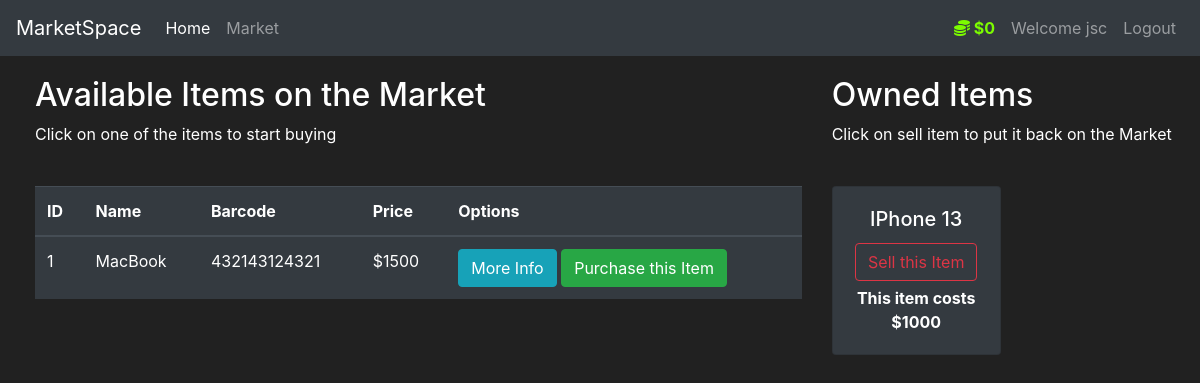
The page /market (signed in) on the database as committed earlier.
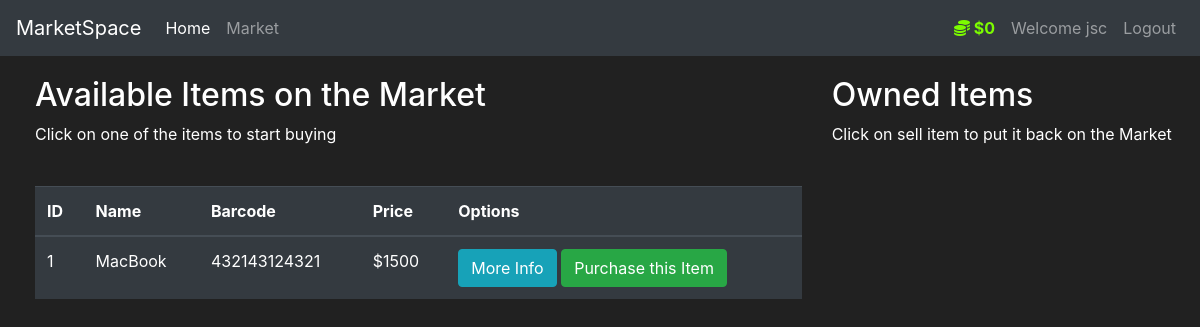
The same page on the database as committed later.
### market/models.py (models this page shows, shortened)
class Item(db.Model):
    id = db.Column(db.Integer(), primary_key=True)
    name = db.Column(db.String(length=30), nullable=False, unique=True)
    price = db.Column(db.Integer(), nullable=False)
    barcode = db.Column(db.String(length=12), nullable=False, unique=True)
    description = db.Column(db.String(length=1024), nullable=False, unique=True)
    owner = db.Column(db.Integer(), db.ForeignKey('user.id'))

### market/routes.py (the view, shortened to what this page needs)
@app.route('/market', methods=['GET','POST'])
@login_required
def market_page():
    purchase_form = PurchaseItemForm()
    selling_form = SellItemForm()
    if request.method == 'GET':
        items = Item.query.filter_by(owner=None)
        owned_items = Item.query.filter_by(owner=current_user.id)
        return render_template('market.html', items=items, purchase_form=purchase_form, owned_items=owned_items, selling_form=selling_form)

### market/models.py (called while the page is built)
@login_manager.user_loader
def load_user(user_id):
    return User.query.get(int(user_id))

    @property
    def prettier_budget(self):
        if len(str(self.budget)) >= 4:
            return f'${str(self.budget)[:-3]},{str(self.budget)[-3:]}'
        else:
            return f'${self.budget}'

### market/templates/market.html (shortened to what this page needs)
{% extends 'base.html'%}
{% block content%}
    <div class="row" style="margin-top:20px; margin-left:20px">
        <div class="col-8">
            <h2>Available Items on the Market</h2>
            <p>Click on one of the items to start buying</p>
            <br>
            <table class="table table-hover table-dark">
                <thead>
                    <tr>
                        <th scope="col">ID</th>
                        <th scope="col">Name</th>
                        <th scope="col">Barcode</th>
                        <th scope="col">Price</th>
                        <th scope="col">Options</th>
                    </tr>
                </thead>
                <tbody>
                    {% for item in items%}
                    <tr>
                        <td>{{ item.id }}</td>
                        <td>{{ item.name }}</td>
                        <td>{{ item.barcode }}</td>
                        <td>${{ item.price }}</td>
                        <td>
                            <button class="btn btn-outline btn-info" data-toggle="modal" data-target="#Modal-MoreInfo-{{ item.id }}">More Info</button>
                            <button class="btn btn-outline btn-success" data-toggle="modal" data-target="#Modal-PurchaseConfirm-{{ item.id }}">Purchase this Item</button>
                        </td>
                    </tr>
                    {% endfor%}
                </tbody>
            </table>
        </div>
        <div class="col-4">
            <h2>Owned Items</h2>
            <p>Click on sell item to put it back on the Market</p>
            <br>
            <div class="row">
                {% for owned_item in owned_items %}
                    <div class="col-md-6">
                        <div style="margin-bottom: 5px" class="card text-center bg-dark">
                            <div class="card-body">
                                <h5 class="card-title">{{ owned_item.name }}</h5>
                                <button type="button" class="btn btn-outline-danger" style="margin-bottom: 5px" data-toggle="modal"
                                    data-target="#Modal-SellingConfirm-{{ owned_item.id }}">
                                    Sell this Item
                                </button>
                                <p class="card-text"><strong>
                                    This item costs ${{ owned_item.price }}
                                </strong></p>
                            </div>
                        </div>
                    </div>
                {% endfor %}
            </div>
        </div>
    </div>
{% endblock %}

Rows that differ between the two databases and show on the page:
no longer on this page (row edited): Item: name "IPhone 13", price "1000", shown under "Owned Items"
